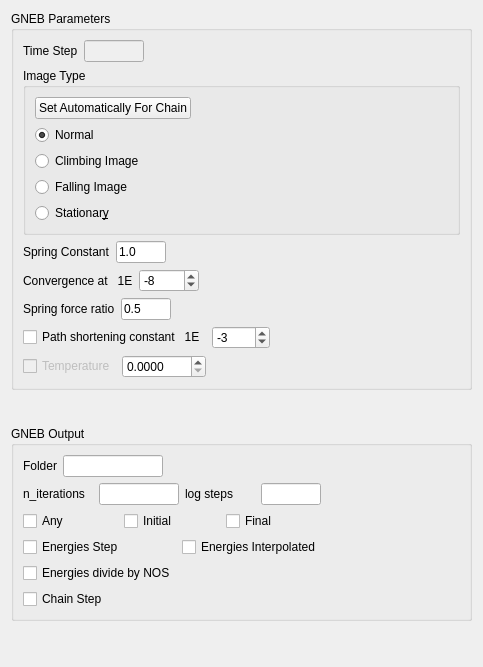
         <widget class="QWidget" name="page">
          <property name="geometry">
           <rect>
            <x>0</x>
            <y>0</y>
            <width>483</width>
            <height>667</height>
           </rect>
          </property>
          <property name="sizePolicy">
           <sizepolicy hsizetype="Preferred" vsizetype="Preferred">
            <horstretch>0</horstretch>
            <verstretch>0</verstretch>
           </sizepolicy>
          </property>
          <property name="minimumSize">
           <size>
            <width>0</width>
            <height>0</height>
           </size>
          </property>
          <attribute name="label">
           <string>GNEB</string>
          </attribute>
          <layout class="QGridLayout" name="gridLayout_6">
           <item row="5" column="0">
            <spacer name="verticalSpacer_5">
             <property name="orientation">
              <enum>Qt::Vertical</enum>
             </property>
             <property name="sizeHint" stdset="0">
              <size>
               <width>20</width>
               <height>40</height>
              </size>
             </property>
            </spacer>
           </item>
           <item row="2" column="0">
            <spacer name="verticalSpacer_4">
             <property name="orientation">
              <enum>Qt::Vertical</enum>
             </property>
             <property name="sizeType">
              <enum>QSizePolicy::Fixed</enum>
             </property>
             <property name="sizeHint" stdset="0">
              <size>
               <width>20</width>
               <height>30</height>
              </size>
             </property>
            </spacer>
           </item>
           <item row="3" column="0">
            <widget class="QGroupBox" name="groupBox_19">
             <property name="minimumSize">
              <size>
               <width>0</width>
               <height>0</height>
              </size>
             </property>
             <property name="title">
              <string>GNEB Output</string>
             </property>
             <layout class="QGridLayout" name="gridLayout_95">
              <item row="0" column="0">
               <layout class="QGridLayout" name="gridLayout_7">
                <item row="0" column="1">
                 <widget class="QLineEdit" name="lineEdit_gneb_output_folder">
                  <property name="maximumSize">
                   <size>
                    <width>100</width>
                    <height>16777215</height>
                   </size>
                  </property>
                 </widget>
                </item>
                <item row="0" column="2">
                 <spacer name="horizontalSpacer_2">
                  <property name="orientation">
                   <enum>Qt::Horizontal</enum>
                  </property>
                  <property name="sizeHint" stdset="0">
                   <size>
                    <width>40</width>
                    <height>20</height>
                   </size>
                  </property>
                 </spacer>
                </item>
                <item row="0" column="0">
                 <widget class="QLabel" name="label">
                  <property name="text">
                   <string>Folder</string>
                  </property>
                 </widget>
                </item>
               </layout>
              </item>
              <item row="2" column="3">
               <spacer name="horizontalSpacer_52">
                <property name="orientation">
                 <enum>Qt::Horizontal</enum>
                </property>
                <property name="sizeHint" stdset="0">
                 <size>
                  <width>40</width>
                  <height>20</height>
                 </size>
                </property>
               </spacer>
              </item>
              <item row="4" column="0">
               <layout class="QGridLayout" name="gridLayout_104">
                <item row="0" column="0">
                 <widget class="QCheckBox" name="checkBox_gneb_output_energies_step">
                  <property name="text">
                   <string>Energies Step</string>
                  </property>
                 </widget>
                </item>
                <item row="1" column="0">
                 <widget class="QCheckBox" name="checkBox_gneb_output_energies_divide">
                  <property name="text">
                   <string>Energies divide by NOS</string>
                  </property>
                 </widget>
                </item>
                <item row="2" column="0">
                 <widget class="QCheckBox" name="checkBox_gneb_output_chain_step">
                  <property name="text">
                   <string>Chain Step</string>
                  </property>
                 </widget>
                </item>
                <item row="0" column="1">
                 <widget class="QCheckBox" name="checkBox_gneb_output_energies_interpolated">
                  <property name="text">
                   <string>Energies Interpolated</string>
                  </property>
                 </widget>
                </item>
               </layout>
              </item>
              <item row="2" column="0">
               <layout class="QGridLayout" name="gridLayout_103">
                <item row="0" column="1">
                 <widget class="QCheckBox" name="checkBox_gneb_output_initial">
                  <property name="text">
                   <string>Initial</string>
                  </property>
                 </widget>
                </item>
                <item row="0" column="2">
                 <widget class="QCheckBox" name="checkBox_gneb_output_final">
                  <property name="text">
                   <string>Final</string>
                  </property>
                 </widget>
                </item>
                <item row="0" column="0">
                 <widget class="QCheckBox" name="checkBox_gneb_output_any">
                  <property name="text">
                   <string>Any</string>
                  </property>
                 </widget>
                </item>
               </layout>
              </item>
              <item row="1" column="0">
               <layout class="QGridLayout" name="gridLayout_77">
                <item row="0" column="0">
                 <widget class="QLabel" name="label_44">
                  <property name="text">
                   <string>n_iterations</string>
                  </property>
                 </widget>
                </item>
                <item row="0" column="2">
                 <widget class="QLabel" name="label_45">
                  <property name="text">
                   <string>log steps</string>
                  </property>
                 </widget>
                </item>
                <item row="0" column="1">
                 <widget class="QLineEdit" name="lineEdit_gneb_n_iterations">
                  <property name="minimumSize">
                   <size>
                    <width>20</width>
                    <height>0</height>
                   </size>
                  </property>
                  <property name="maximumSize">
                   <size>
                    <width>80</width>
                    <height>16777215</height>
                   </size>
                  </property>
                 </widget>
                </item>
                <item row="0" column="3">
                 <widget class="QLineEdit" name="lineEdit_gneb_log_steps">
                  <property name="maximumSize">
                   <size>
                    <width>60</width>
                    <height>16777215</height>
                   </size>
                  </property>
                 </widget>
                </item>
               </layout>
              </item>
             </layout>
            </widget>
           </item>
           <item row="1" column="0">
            <widget class="QGroupBox" name="groupBox_5">
             <property name="minimumSize">
              <size>
               <width>0</width>
               <height>0</height>
              </size>
             </property>
             <property name="maximumSize">
              <size>
               <width>16777215</width>
               <height>16777215</height>
              </size>
             </property>
             <property name="title">
              <string>GNEB Parameters</string>
             </property>
             <layout class="QGridLayout" name="gridLayout_78">
              <item row="9" column="1">
               <layout class="QGridLayout" name="gridLayout_12">
                <item row="1" column="2">
                 <spacer name="horizontalSpacer_7">
                  <property name="orientation">
                   <enum>Qt::Horizontal</enum>
                  </property>
                  <property name="sizeHint" stdset="0">
                   <size>
                    <width>40</width>
                    <height>20</height>
                   </size>
                  </property>
                 </spacer>
                </item>
                <item row="1" column="0">
                 <widget class="QCheckBox" name="checkBox_2">
                  <property name="enabled">
                   <bool>false</bool>
                  </property>
                  <property name="text">
                   <string>Temperature</string>
                  </property>
                 </widget>
                </item>
                <item row="1" column="1">
                 <widget class="QDoubleSpinBox" name="doubleSpinBox">
                  <property name="decimals">
                   <number>4</number>
                  </property>
                  <property name="maximum">
                   <double>1000.000000000000000</double>
                  </property>
                 </widget>
                </item>
               </layout>
              </item>
              <item row="0" column="1">
               <layout class="QGridLayout" name="gridLayout_14">
                <item row="0" column="2">
                 <spacer name="horizontalSpacer_8">
                  <property name="orientation">
                   <enum>Qt::Horizontal</enum>
                  </property>
                  <property name="sizeHint" stdset="0">
                   <size>
                    <width>40</width>
                    <height>20</height>
                   </size>
                  </property>
                 </spacer>
                </item>
                <item row="0" column="1">
                 <widget class="QLineEdit" name="lineEdit">
                  <property name="enabled">
                   <bool>false</bool>
                  </property>
                  <property name="maximumSize">
                   <size>
                    <width>60</width>
                    <height>16777215</height>
                   </size>
                  </property>
                 </widget>
                </item>
                <item row="0" column="0">
                 <widget class="QLabel" name="label_7">
                  <property name="text">
                   <string>Time Step</string>
                  </property>
                 </widget>
                </item>
               </layout>
              </item>
              <item row="4" column="1">
               <widget class="QGroupBox" name="groupBox_3">
                <property name="minimumSize">
                 <size>
                  <width>0</width>
                  <height>0</height>
                 </size>
                </property>
                <property name="title">
                 <string>Image Type</string>
                </property>
                <layout class="QGridLayout" name="gridLayout_10">
                 <item row="1" column="0">
                  <widget class="QPushButton" name="pushButton_auto_image_type">
                   <property name="text">
                    <string>Set Automatically For Chain</string>
                   </property>
                  </widget>
                 </item>
                 <item row="1" column="1">
                  <spacer name="horizontalSpacer_4">
                   <property name="orientation">
                    <enum>Qt::Horizontal</enum>
                   </property>
                   <property name="sizeHint" stdset="0">
                    <size>
                     <width>40</width>
                     <height>20</height>
                    </size>
                   </property>
                  </spacer>
                 </item>
                 <item row="3" column="0">
                  <widget class="QRadioButton" name="radioButton_ClimbingImage">
                   <property name="text">
                    <string>Climbing Image</string>
                   </property>
                  </widget>
                 </item>
                 <item row="2" column="0">
                  <widget class="QRadioButton" name="radioButton_Normal">
                   <property name="text">
                    <string>Normal</string>
                   </property>
                   <property name="checked">
                    <bool>true</bool>
                   </property>
                  </widget>
                 </item>
                 <item row="4" column="0">
                  <widget class="QRadioButton" name="radioButton_FallingImage">
                   <property name="text">
                    <string>Falling Image</string>
                   </property>
                  </widget>
                 </item>
                 <item row="5" column="0">
                  <widget class="QRadioButton" name="radioButton_Stationary">
                   <property name="text">
                    <string>Stationar&amp;y</string>
                   </property>
                  </widget>
                 </item>
                </layout>
               </widget>
              </item>
              <item row="6" column="1">
               <layout class="QGridLayout" name="gridLayout_11">
                <item row="0" column="2">
                 <spacer name="horizontalSpacer_6">
                  <property name="orientation">
                   <enum>Qt::Horizontal</enum>
                  </property>
                  <property name="sizeHint" stdset="0">
                   <size>
                    <width>40</width>
                    <height>20</height>
                   </size>
                  </property>
                 </spacer>
                </item>
                <item row="0" column="1">
                 <widget class="QSpinBox" name="spinBox_gneb_convergence">
                  <property name="minimumSize">
                   <size>
                    <width>60</width>
                    <height>0</height>
                   </size>
                  </property>
                  <property name="minimum">
                   <number>-20</number>
                  </property>
                  <property name="maximum">
                   <number>20</number>
                  </property>
                  <property name="value">
                   <number>-8</number>
                  </property>
                 </widget>
                </item>
                <item row="0" column="0">
                 <widget class="QLabel" name="label_6">
                  <property name="text">
                   <string>Convergence at   1E</string>
                  </property>
                 </widget>
                </item>
               </layout>
              </item>
              <item row="5" column="1">
               <layout class="QGridLayout" name="gridLayout_75">
                <item row="0" column="0">
                 <widget class="QLabel" name="label_2">
                  <property name="text">
                   <string>Spring Constant</string>
                  </property>
                 </widget>
                </item>
                <item row="0" column="1">
                 <widget class="QLineEdit" name="lineEdit_gneb_springconstant">
                  <property name="minimumSize">
                   <size>
                    <width>40</width>
                    <height>0</height>
                   </size>
                  </property>
                  <property name="maximumSize">
                   <size>
                    <width>50</width>
                    <height>16777215</height>
                   </size>
                  </property>
                  <property name="text">
                   <string>1.0</string>
                  </property>
                 </widget>
                </item>
                <item row="0" column="2">
                 <spacer name="horizontalSpacer_3">
                  <property name="orientation">
                   <enum>Qt::Horizontal</enum>
                  </property>
                  <property name="sizeHint" stdset="0">
                   <size>
                    <width>40</width>
                    <height>20</height>
                   </size>
                  </property>
                 </spacer>
                </item>
               </layout>
              </item>
              <item row="8" column="1">
               <layout class="QGridLayout" name="gridLayout_35">
                <item row="0" column="0">
                 <widget class="QCheckBox" name="checkBox_gneb_pathshortening">
                  <property name="text">
                   <string>Path shortening constant   1E</string>
                  </property>
                 </widget>
                </item>
                <item row="0" column="1">
                 <widget class="QSpinBox" name="spinBox_gneb_pathshorteningconstant">
                  <property name="minimum">
                   <number>-1000</number>
                  </property>
                  <property name="maximum">
                   <number>1000</number>
                  </property>
                  <property name="value">
                   <number>-3</number>
                  </property>
                 </widget>
                </item>
                <item row="0" column="2">
                 <spacer name="horizontalSpacer_19">
                  <property name="orientation">
                   <enum>Qt::Horizontal</enum>
                  </property>
                  <property name="sizeHint" stdset="0">
                   <size>
                    <width>40</width>
                    <height>20</height>
                   </size>
                  </property>
                 </spacer>
                </item>
               </layout>
              </item>
              <item row="7" column="1">
               <layout class="QGridLayout" name="gridLayout_34">
                <item row="0" column="2">
                 <spacer name="horizontalSpacer_18">
                  <property name="orientation">
                   <enum>Qt::Horizontal</enum>
                  </property>
                  <property name="sizeHint" stdset="0">
                   <size>
                    <width>40</width>
                    <height>20</height>
                   </size>
                  </property>
                 </spacer>
                </item>
                <item row="0" column="1">
                 <widget class="QLineEdit" name="lineEdit_gneb_springforceratio">
                  <property name="minimumSize">
                   <size>
                    <width>40</width>
                    <height>0</height>
                   </size>
                  </property>
                  <property name="maximumSize">
                   <size>
                    <width>50</width>
                    <height>16777215</height>
                   </size>
                  </property>
                  <property name="text">
                   <string>0.5</string>
                  </property>
                 </widget>
                </item>
                <item row="0" column="0">
                 <widget class="QLabel" name="label_25">
                  <property name="text">
                   <string>Spring force ratio</string>
                  </property>
                 </widget>
                </item>
               </layout>
              </item>
             </layout>
            </widget>
           </item>
          </layout>
         </widget>
